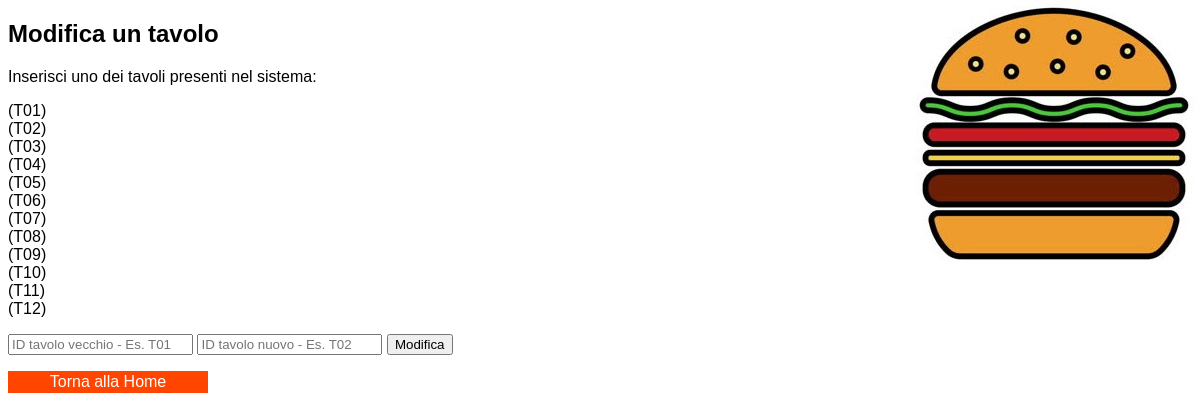
Page /assets/php/update_form_Tavolo.php on the committed database.
### tables this page shows
CREATE TABLE IF NOT EXISTS tavolo(
	ID_Tavolo VARCHAR(8) PRIMARY KEY
);

### assets/php/update_form_Tavolo.php (the view, shortened to what this page needs)
<?php
	include_once 'dbh.php';
?>
<!DOCTYPE html>
<html lang=ita>
<head><meta charset="utf-8">
	<link rel="stylesheet" type="text/css" href="../css/style.css">
</head>
<body>
	<h2>Modifica un tavolo</h2>
	<p>Inserisci uno dei tavoli presenti nel sistema: </p>
	<?php
		$sql = "SELECT * FROM tavolo;";
		$result = mysqli_query($conn, $sql);
		$resultCheck = mysqli_num_rows($result);
		if ($resultCheck > 0) {
			while($row = mysqli_fetch_assoc($result)){
				echo "(".$row['ID_Tavolo'].")<br>";
			}
		}
	?>
	<form action="update_Tavolo.php" method="POST">
		<input type="text" name="ID_Tavolo_old" placeholder="ID tavolo vecchio - Es. T01">
		<input type="text" name="ID_Tavolo_new" placeholder="ID tavolo nuovo - Es. T02">
		<button type="submit" name="submit">Modifica</button>
	</form>
	<div class="vertical-menu">
		<a href="../../index.php" class=active>Torna alla Home</a>
	</div>
</body>
</html>

### assets/css/style.css (style rules this page uses)
body { background-color: white; background-image: url("../img/bg.jpg"); background-position: right top; background-repeat: no-repeat; background-attachment: fixed; font-family: tahoma, sans-serif; }
.vertical-menu { width: 200px; }
.vertical-menu a { background-color: #F0E68C; color: black; display: block; padding: 2px; text-decoration: none; }
.vertical-menu a.active { background-color: #FF4500; color: white; text-align: center; }

### rows in the picture
tavolo: ID_Tavolo "T01"
tavolo: ID_Tavolo "T02"
tavolo: ID_Tavolo "T03"
tavolo: ID_Tavolo "T04"
tavolo: ID_Tavolo "T05"
tavolo: ID_Tavolo "T06"
tavolo: ID_Tavolo "T07"
tavolo: ID_Tavolo "T08"
tavolo: ID_Tavolo "T09"
tavolo: ID_Tavolo "T10"
tavolo: ID_Tavolo "T11"
tavolo: ID_Tavolo "T12"
